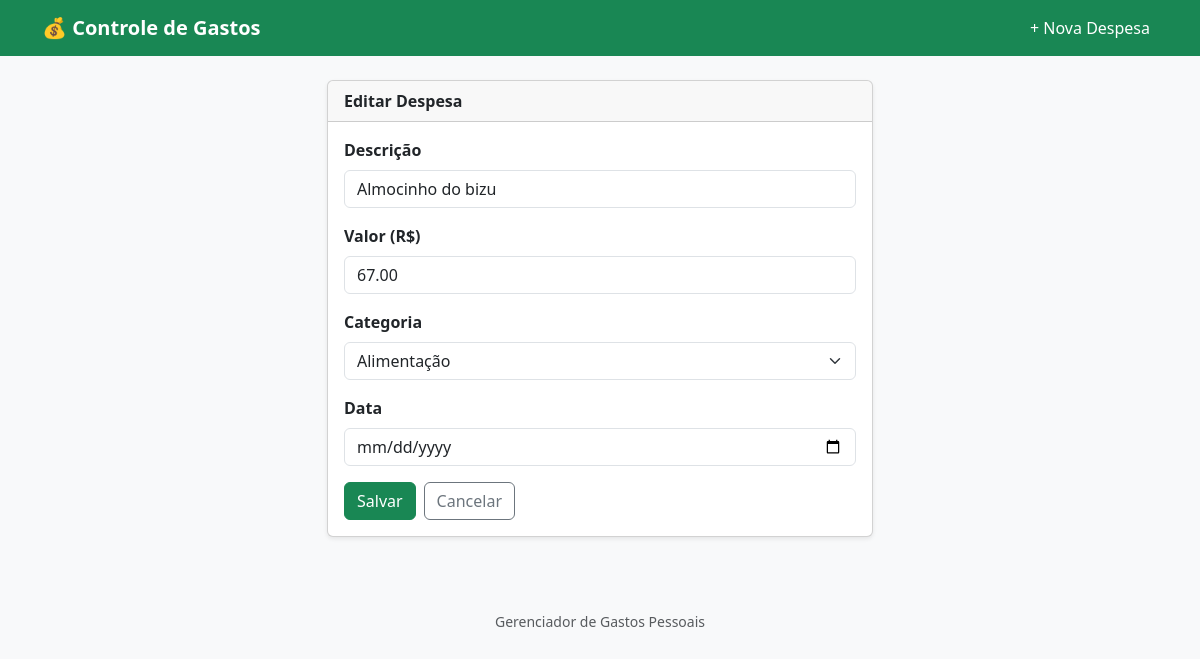
Screenshot of /editar/1/ with the database file from the repository.
### gastos/models.py (models this page shows, shortened)
class Despesa(models.Model):
    descricao = models.CharField("Descrição", max_length=200)
    valor = models.DecimalField(
        "Valor (R$)",
        max_digits=10,
        decimal_places=2,
        validators=[MinValueValidator(Decimal("0.01"))],
    )
    categoria = models.CharField(
        "Categoria",
        max_length=20,
        choices=CATEGORIAS,
        default="outros",
    )
    data = models.DateField("Data")
    criado_em = models.DateTimeField("Criado em", auto_now_add=True)
    class Meta:
        ordering = ["-data", "-criado_em"]
        verbose_name = "Despesa"
        verbose_name_plural = "Despesas"

### gastos/views.py (the view)
# urls.py: path("editar/<int:pk>/", views.editar, name="editar"),
def editar(request, pk):
    despesa = get_object_or_404(Despesa, pk=pk)
    if request.method == "POST":
        form = DespesaForm(request.POST, instance=despesa)
        if form.is_valid():
            form.save()
            messages.success(request, "Despesa atualizada com sucesso!")
            return redirect("gastos:index")
    else:
        form = DespesaForm(instance=despesa)
    return render(request, "gastos/despesa_form.html", {"form": form, "titulo": "Editar Despesa"})

### gastos/forms.py (shortened to what this page needs)
class DespesaForm(forms.ModelForm):
    class Meta:
        model = Despesa
        fields = ["descricao", "valor", "categoria", "data"]
        widgets = {
            "descricao": forms.TextInput(
                attrs={"class": "form-control", "placeholder": "Ex: Almoço, Ônibus..."}
            ),
            "valor": forms.NumberInput(
                attrs={"class": "form-control", "step": "0.01", "min": "0.01"}
            ),
            "categoria": forms.Select(attrs={"class": "form-select"}),
            "data": forms.DateInput(
                attrs={"class": "form-control", "type": "date"}
            ),
        }

### gastos/templates/gastos/despesa_form.html (shortened to what this page needs)
{% extends "gastos/base.html" %}
{% block content %}
<div class="row justify-content-center">
    <div class="col-md-6">
        <div class="card">
            <div class="card-header fw-semibold">{{ titulo }}</div>
            <div class="card-body">
                <form method="post">
                    {% for field in form %}
                        <div class="mb-3">
                            <label for="{{ field.id_for_label }}" class="form-label fw-semibold">
                                {{ field.label }}
                            </label>
                            {{ field }}
                        </div>
                    {% endfor %}
                    <div class="d-flex gap-2">
                        <button type="submit" class="btn btn-success">Salvar</button>
                        <a href="{% url 'gastos:index' %}" class="btn btn-outline-secondary">Cancelar</a>
                    </div>
                </form>
            </div>
        </div>
    </div>
</div>
{% endblock %}

### gastos/templates/gastos/base.html (style rules this page uses)
body { background-color: #f8f9fa; }
.card { box-shadow: 0 2px 4px rgba(0,0,0,.08); }

### rows the page displays
Despesa: form "Almocinho do bizu" "67.00" "Alimentação"

### other values shown
{{ titulo }} "Editar Despesa"
{{ field.label }} "Descrição" "Valor (R$)" "Categoria" "Data"
